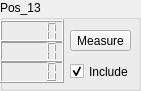
     <widget class="QGroupBox" name="Calib_box_32">
      <property name="geometry">
       <rect>
        <x>560</x>
        <y>270</y>
        <width>141</width>
        <height>91</height>
       </rect>
      </property>
      <property name="title">
       <string>Pos_13</string>
      </property>
      <widget class="QLCDNumber" name="calib_box_x_33">
       <property name="geometry">
        <rect>
         <x>0</x>
         <y>20</y>
         <width>64</width>
         <height>23</height>
        </rect>
       </property>
      </widget>
      <widget class="QLCDNumber" name="calib_box_y_33">
       <property name="geometry">
        <rect>
         <x>0</x>
         <y>40</y>
         <width>64</width>
         <height>23</height>
        </rect>
       </property>
      </widget>
      <widget class="QLCDNumber" name="calib_box_z_33">
       <property name="geometry">
        <rect>
         <x>0</x>
         <y>60</y>
         <width>64</width>
         <height>23</height>
        </rect>
       </property>
      </widget>
      <widget class="QPushButton" name="calibButton_33">
       <property name="geometry">
        <rect>
         <x>70</x>
         <y>30</y>
         <width>61</width>
         <height>21</height>
        </rect>
       </property>
       <property name="text">
        <string>Measure</string>
       </property>
      </widget>
      <widget class="QCheckBox" name="checkBox_33">
       <property name="geometry">
        <rect>
         <x>70</x>
         <y>60</y>
         <width>92</width>
         <height>23</height>
        </rect>
       </property>
       <property name="text">
        <string>Include</string>
       </property>
       <property name="checked">
        <bool>true</bool>
       </property>
      </widget>
     </widget>
